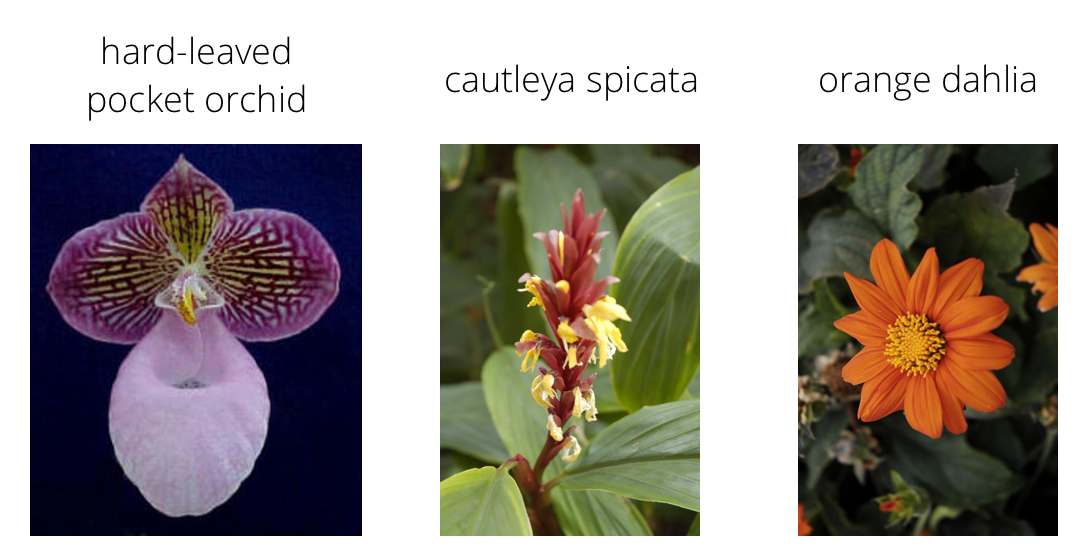
#> input picture assets/Flowers.png, 1078 x 560 px
$ python -i process_image.py   (imports and definitions only)
#> lines starting #> are read from the running program, lines starting #| are printed output that depends on the picture
#> further down, picture is the input picture: PIL image 1078x560 RGBA; mean R, G, B, A 45.1, 38.5, 33, 142.8
from PIL import Image
import numpy as np

def process_image(image):

    #Aspect ratio shortest side 256
    w, h = image.size
#> w = 1078; h = 560
    aspect_ratio = w/h
#> aspect_ratio = 1.93
    if aspect_ratio > 1:
        image = image.resize((round(aspect_ratio * 256), 256))
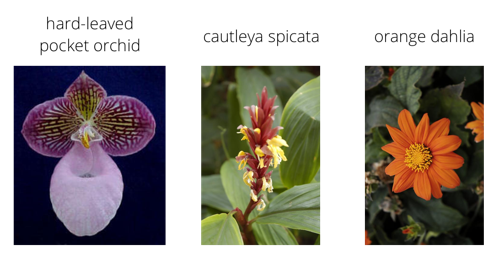
#> image: PIL image 493x256 RGBA; mean R, G, B, A 45.6, 39, 33.5, 142.9; transparent parts drawn white
    else:
        image = image.resize((256, round(256 / aspect_ratio)))

    #Crop 224x224
    w2, h2 = image.size
#> w2 = 493; h2 = 256
    left = (w2 - 224) / 2
#> left = 134.5
    top = (h2 - 224) / 2
#> top = 16
    right =  (w2 + 224) / 2
#> right = 358.5
    bottom =  (h2 + 224) / 2
#> bottom = 240

    image = image.crop((round(left),round(top),round(right),round(bottom)))
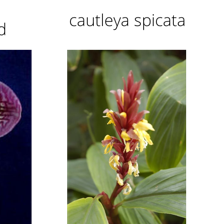
#> image: PIL image 224x224 RGBA; mean R, G, B, A 48.1, 48, 33.6, 134.6; transparent parts drawn white

    np_image = np.array(image)
    np_image = np_image / 255

    std = np.array([0.229, 0.224, 0.255])
    mean = np.array([0.485, 0.456, 0.406])
#> (the run stopped early here; a loop or call above may not have finished)
